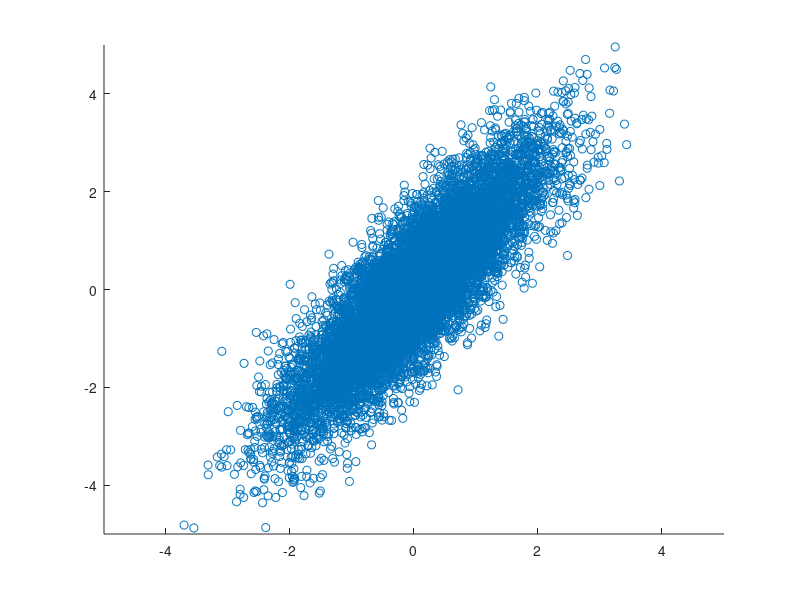

Here is the MATLAB script that generated this plot:

Sigma=[1,1.2;1.2,2]; %has to be positive semidefinite
mu=[0;0]; % mean vector


n=10000;
i=1;

while i<n
    x1=10*(rand()-0.5);
    x2=10*(rand()-0.5);
    z=rand();
    x=[x1;x2];
    if z<exp(-1/2*(x-mu)'*Sigma^(-1)*(x-mu))
        x1g(i)=x1;
        x2g(i)=x2;% sample accepted
        i=i+1;
    end
end

scatter(x1g,x2g)

axis([-5 5 -5 5])



